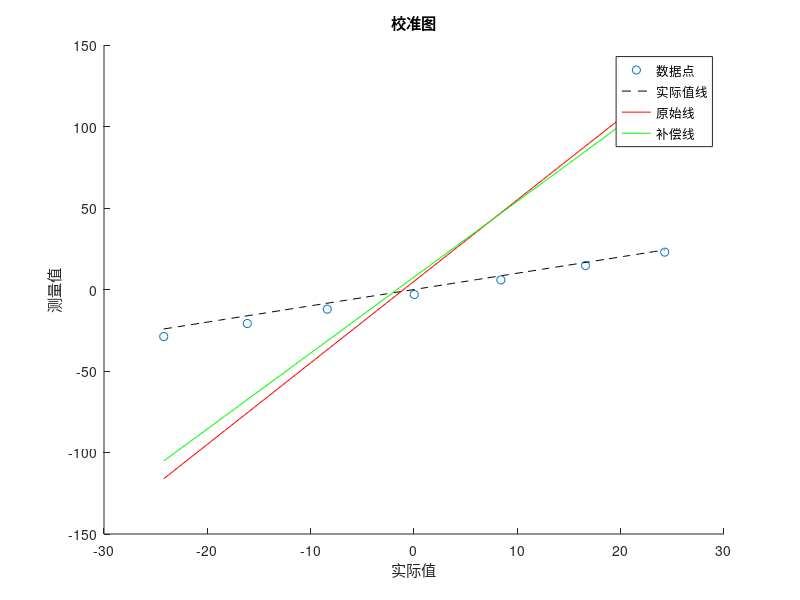

Recreate this plot in MATLAB.
% MATLAB脚本用于线性补偿，处理测量值和实际值对，更新斜率和偏移，并绘制结果

% 输入原始斜率和偏移
original_slope = input('请输入原始斜率: ');
original_offset = input('请输入原始偏移: ');

% 定义实际值和测量值
% x = [23.80, 17.00 , 8.060, 0.0318  , -8.057 ,-16.600 ,-24.65  ];%UV 实际
% y = [22.30, 15.05 , 5.49 , -3.11   , -11.75 ,-20.83  ,-29.34  ];%UV 测量
x = [24.26, 16.60 , 8.406, 0.0247  , -8.395 , -16.130 ,-24.22  ];%WV 实际
y = [22.92, 14.70 , 5.89 , -3.07   , -12.06 , -20.87 ,-28.87  ];%WV 测量
%y = [0.473, 0.760, 0.961, 1.448, 1.936];
%x = [0.5, 0.8, 1, 1.5, 2];

% 检查是否至少有两个数据对
if length(x) < 2
    disp('需要至少两个数据对进行拟合。');
    return;
end

% 计算i
i = (y - original_offset) ./ original_slope;

% 线性回归：x = m*i + b
p = polyfit(i, x, 1);
m = p(1);
b = p(2);

% 输出更新后的斜率和偏移
disp(['更新后的斜率: ', num2str(m)]);
disp(['更新后的偏移: ', num2str(b)]);

% 绘制图形
x_range = linspace(min(x), max(x), 100);
figure;
hold on;
scatter(x, y, 'o');
plot(x_range, x_range, 'k--');
plot(x_range, original_slope * x_range + original_offset, 'r');
plot(x_range, m * x_range + b, 'g');
hold off;
title('校准图');
xlabel('实际值');
ylabel('测量值');
legend('数据点', '实际值线', '原始线', '补偿线');
